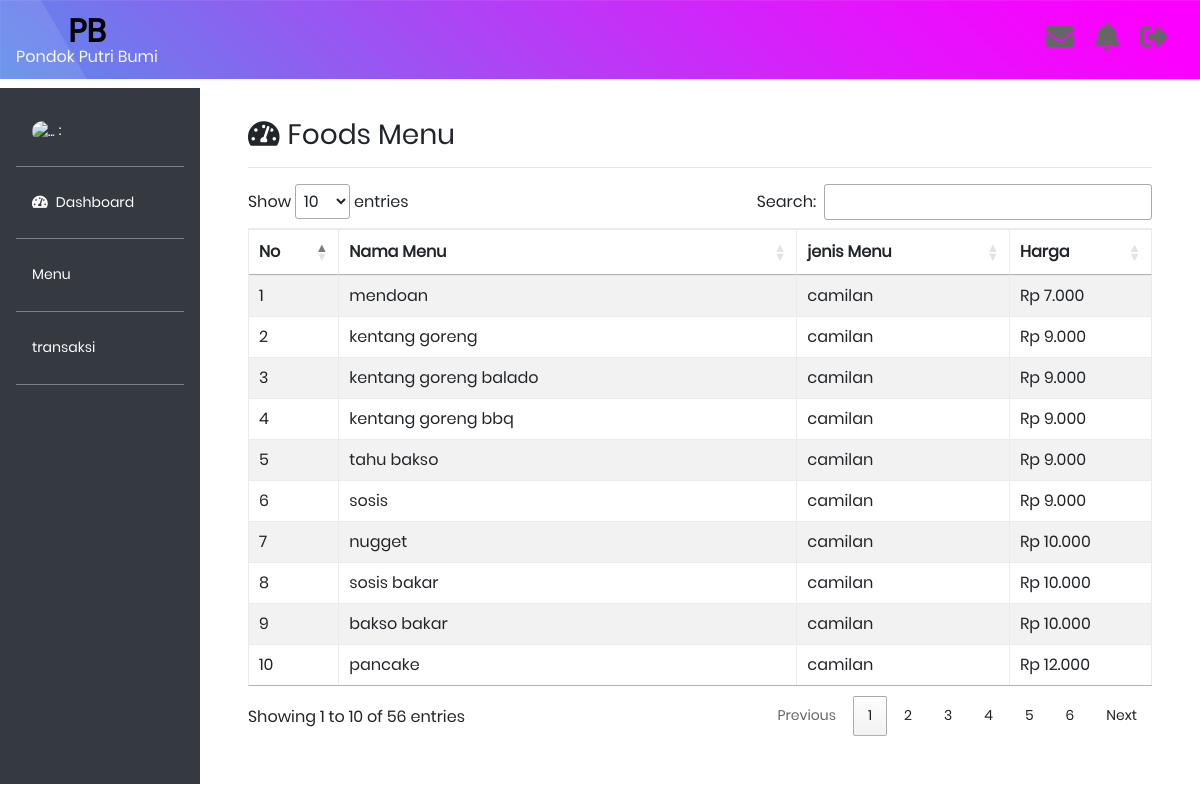
Screenshot of /foods.php with the database file from the repository.
### tables this page shows
CREATE TABLE `menu` (
  `kd_menu` varchar(250) NOT NULL,
  `nama_menu` varchar(250) NOT NULL,
  `kd_jenis_menu` varchar(250) NOT NULL,
  `kd_jenis_produk` varchar(250) NOT NULL,
  `harga` int(11) NOT NULL
);

CREATE TABLE `jenis_menu` (
  `kd_jenis_menu` varchar(250) NOT NULL,
  `jenis_menu` varchar(250) NOT NULL,
  `kd_jenis_produk` varchar(250) NOT NULL
);

### foods.php (the view, shortened to what this page needs)
<?php
include 'database/koneksidb.php';
$sql_user = "SELECT * FROM users WHERE username = '$user_login'";
$calluser = mysqli_query($conn, $sql_user);
$data_user = mysqli_fetch_array($calluser);
$query = "SELECT nama_menu, jenis_menu, harga FROM jenis_menu INNER JOIN menu
ON jenis_menu.kd_jenis_menu=menu.kd_jenis_menu
WHERE jenis_menu.kd_jenis_produk = 'P11'";
$call = mysqli_query($conn, $query);
function rupiah2($tampil)
{
  $hasil_rupiah = "Rp " . number_format($tampil, 0, ".", ".");
  return $hasil_rupiah;
}
?>
<!doctype html>
<html lang="en">
<head>
  <link rel="stylesheet" href="https://maxcdn.bootstrapcdn.com/bootstrap/4.0.0/css/bootstrap.min.css">
  <link rel="stylesheet" type="text/css" href="admin.css">
  <link rel="stylesheet" type="text/css" href="fontawesome-free/css/all.min.css">
  <link rel="stylesheet" type="text/css" media="screen" href="https://cdnjs.cloudflare.com/ajax/libs/twitter-bootstrap/4.5.2/css/bootstrap.css">
  <link rel="stylesheet" type="text/css" href="https://cdn.datatables.net/1.11.3/css/dataTables.bootstrap4.min.css">
  <link rel="stylesheet" type="text/css" href="https://cdn.datatables.net/1.11.3/css/jquery.dataTables.min.css">
  <link rel="stylesheet" type="text/css" href="vendor/bootstrap/css/bootstrap.min.css">
  <link rel="stylesheet" type="text/css" href="fonts/font-awesome-4.7.0/css/font-awesome.min.css">
  <link rel="stylesheet" type="text/css" href="fonts/iconic/css/material-design-iconic-font.min.css">
  <link rel="stylesheet" type="text/css" href="vendor/animate/animate.css">
  <link rel="stylesheet" type="text/css" href="vendor/css-hamburgers/hamburgers.min.css">
  <link rel="stylesheet" type="text/css" href="vendor/animsition/css/animsition.min.css">
  <link rel="stylesheet" type="text/css" href="vendor/select2/select2.min.css">
  <link rel="stylesheet" type="text/css" href="vendor/daterangepicker/daterangepicker.css">
  <link rel="stylesheet" type="text/css" href="css/util.css">
  <link rel="stylesheet" type="text/css" href="css/main.css">
</head>
<body>
  <nav class="navbar navbar-expand-lg navbar-light bg-warning fixed-top" style="background-image: url('images/bg-01.jpg');">
    <a class="navbar-brand" href="#">
      <div class="txt1 text-center ">
        <h2 style="color: black;"><strong>PB</strong></h2>
        <h6 style="color: ghostwhite;">Pondok Putri Bumi</h6>
      </div>
    </a>
    <div class="icon ml-4">
      <h5>
        <a href="daftarpesan.php"><i class="fas fa-envelope fa-2x mr-3" data-toggle="tooltip" title="History"></i></a>
        <a href="#"><i class="fas fa-bell fa-2x mr-3" data-toggle="tooltip" title="Notification"></i></a>
        <a href="logout.php"><i class="fas fa-sign-out-alt fa-2x mr-3" data-toggle="tooltip" title="Log Out"></i></a>
      </h5>
    </div>
  </nav>
  <div class="row no-gutters mt-5">
    <div class="col-md-2 bg-dark mt-3 pr-3 pt-4">
      <ul class="nav flex-column ml-3 mb-5">
        <li class="nav-item mr5">
          <a class="nav-link active text-white, txt2" href="#" style="color: ghostwhite;">
            <img src="fgambar/qr.png" alt="..." class="rounded-circle mr5" width="45px" height="45px"> : <?= $data_user['username']; ?></a>
        </li>
        <hr class="bg-secondary">
        <li class="nav-item">
          <a class="nav-link active text-white" href="dashboard.php"><i class="fas fa-tachometer-alt mr-2"></i>Dashboard</a>
          <hr class="bg-secondary">
        </li>
        <li class="nav-item">
          <a class="nav-link text-white" data-toggle="collapse" href="#collapseExample" aria-expanded="false" aria-controls="collapseExample">
            Menu
          </a>
          <hr class="bg-secondary">
        </li>
        <li class="nav-item">
          <a class="nav-link text-white" href="transaksi.php">transaksi</a>
          <hr class="bg-secondary">
        </li>
      </ul>
    </div>
    <div class="col-md-10 p-5 pt-2">
      <h3><i class="fas fa-tachometer-alt mr-2"></i>Foods Menu</h3>
      <hr>
      <div>
        <table id="example" class="table table-striped table-bordered" style="width:100%">
          <thead>
            <tr>
              <th>No</th>
              <th>Nama Menu</th>
              <th>jenis Menu</th>
              <th>Harga</th>
            </tr>
          </thead>
          <tbody>
            <?php $i = 1; ?>
            <?php while ($tampil = mysqli_fetch_array($call)) { ?>
              <tr>
                <td><?php echo $i++; ?></td>
                <td><?php echo $tampil['nama_menu']; ?> </td>
                <td><?php echo $tampil['jenis_menu']; ?> </td>
                <td><?php echo rupiah2($tampil['harga']); ?> </td>
              </tr>
            <?php } ?>
          </tbody>
        </table>
      </div>
    </div>
  </div>
</body>
</html>

### css/main.css (style rules this page uses)
* { margin: 0px; padding: 0px; box-sizing: border-box; }
body, html { height: 100%; font-family: Poppins-Regular, sans-serif; }
a { font-family: Poppins-Regular; font-size: 14px; line-height: 1.7; color: #666666; margin: 0px; transition: all 0.4s; -webkit-transition: all 0.4s; -o-transition: all 0.4s; -moz-transition: all 0.4s; }
h1,h2,h3,h4,h5,h6 { margin: 0px; }
ul, li { margin: 0px; list-style-type: none; }
.txt1 { font-family: Poppins-Regular; font-size: 14px; line-height: 1.5; color: #666666; }
.txt2 { font-family: Poppins-Regular; font-size: 14px; line-height: 1.5; color: #333333; text-transform: uppercase; }

### rows the page displays
menu: nama_menu "mendoan", kd_jenis_menu.jenis_menu "camilan", harga "Rp 7.000"
menu: nama_menu "kentang goreng", kd_jenis_menu.jenis_menu "camilan", harga "Rp 9.000"
menu: nama_menu "kentang goreng balado", kd_jenis_menu.jenis_menu "camilan", harga "Rp 9.000"
menu: nama_menu "kentang goreng bbq", kd_jenis_menu.jenis_menu "camilan", harga "Rp 9.000"
menu: nama_menu "tahu bakso", kd_jenis_menu.jenis_menu "camilan", harga "Rp 9.000"
menu: nama_menu "sosis", kd_jenis_menu.jenis_menu "camilan", harga "Rp 9.000"
menu: nama_menu "nugget", kd_jenis_menu.jenis_menu "camilan", harga "Rp 10.000"
menu: nama_menu "sosis bakar", kd_jenis_menu.jenis_menu "camilan", harga "Rp 10.000"
menu: nama_menu "bakso bakar", kd_jenis_menu.jenis_menu "camilan", harga "Rp 10.000"
menu: nama_menu "pancake", kd_jenis_menu.jenis_menu "camilan", harga "Rp 12.000"
